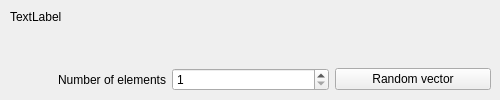
<?xml version="1.0" encoding="UTF-8"?>
<ui version="4.0">
 <class>MainWindow</class>
 <widget class="QWidget" name="MainWindow">
  <property name="geometry">
   <rect>
    <x>0</x>
    <y>0</y>
    <width>500</width>
    <height>100</height>
   </rect>
  </property>
  <property name="windowTitle">
   <string>Widget</string>
  </property>
  <widget class="QWidget" name="gridLayoutWidget">
   <property name="geometry">
    <rect>
     <x>10</x>
     <y>10</y>
     <width>481</width>
     <height>81</height>
    </rect>
   </property>
   <layout class="QGridLayout" name="gridLayout">
    <item row="1" column="1">
     <widget class="QSpinBox" name="amountOfElementsSpinBox">
      <property name="minimum">
       <number>1</number>
      </property>
      <property name="maximum">
       <number>560</number>
      </property>
     </widget>
    </item>
    <item row="1" column="2">
     <widget class="QPushButton" name="reloadVectorButton">
      <property name="text">
       <string>Random vector</string>
      </property>
     </widget>
    </item>
    <item row="1" column="0">
     <widget class="QLabel" name="label_2">
      <property name="text">
       <string>Number of elements</string>
      </property>
      <property name="alignment">
       <set>Qt::AlignRight|Qt::AlignTrailing|Qt::AlignVCenter</set>
      </property>
     </widget>
    </item>
    <item row="0" column="0" colspan="3">
     <widget class="QLabel" name="label">
      <property name="text">
       <string>TextLabel</string>
      </property>
      <property name="alignment">
       <set>Qt::AlignLeading|Qt::AlignLeft|Qt::AlignTop</set>
      </property>
     </widget>
    </item>
   </layout>
  </widget>
 </widget>
 <resources/>
 <connections/>
</ui>
